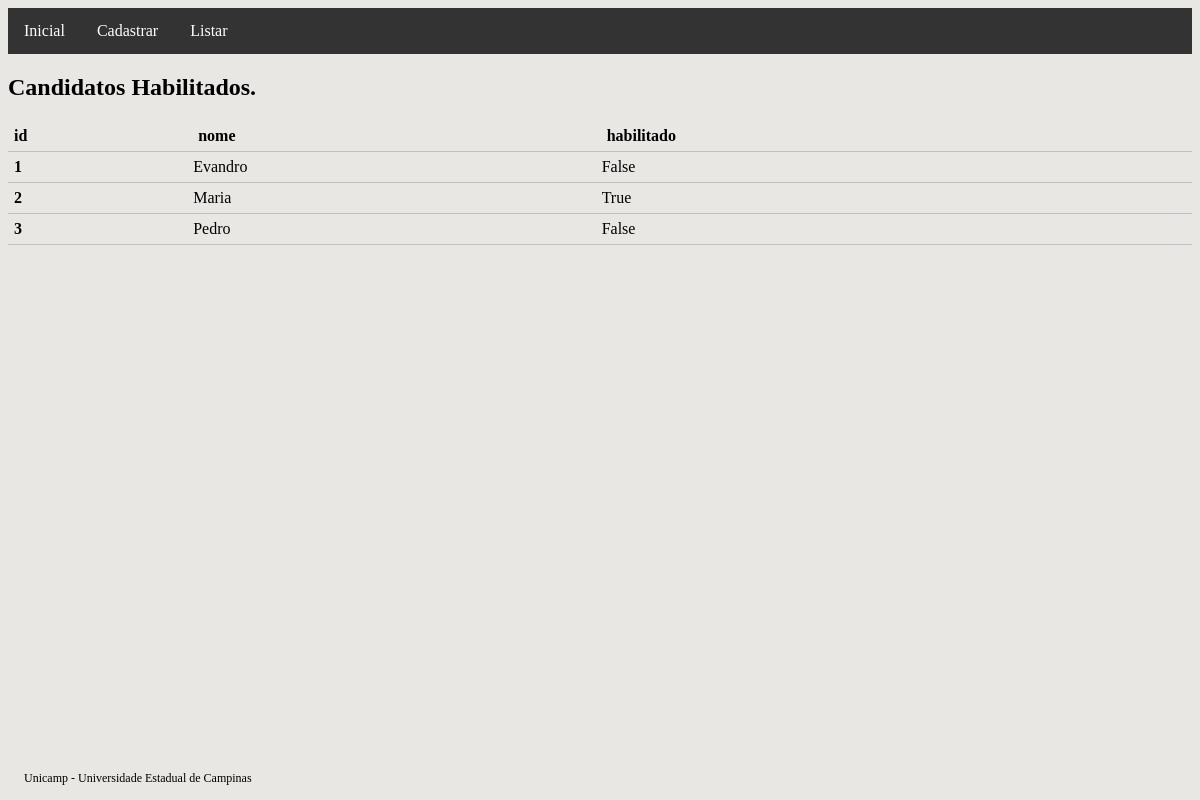
The app's page /habilitados-list with its own data.
### main/models.py (models this page shows, shortened)
class Candidato(models.Model):
    nome = models.CharField(max_length=100, db_index=True, null=False, blank=False)
    habilitado = models.BooleanField(null=True)

### main/views.py (the view)
# urls.py: path('habilitados-list', VerificaHabilitadosList.as_view(),
class VerificaHabilitadosList(ListView):
    template_name = 'habilitados_list.html'
    context_object_name = 'aprovados'
    model = Candidato
    def get_queryset(self):
        queryset = super().get_queryset()
        self.calcula_medias()
        return queryset
    def calcula_medias(self):
        consulta = ConsultaMediasCandidatos()
        resultado = consulta.get_queryset()
        num_medias = defaultdict(int)
        for row in resultado:
            if float(row.media) >= 7.0:
                num_medias[row.candidato] += 1
            else:
                num_medias[row.candidato] = 0
        for candidato, count in num_medias.items():
            if count >= 3:
                Candidato.objects.filter(
                    nome=candidato).update(habilitado=True)
            else:
                Candidato.objects.filter(
                    nome=candidato).update(habilitado=False)
        resultados = defaultdict(dict)
        for row in resultado:
            resultados[row.candidato][row.examinador] = row.media
        print("items: ", resultados)
        for candidato, dicionario in resultados.items():
            resultados[candidato] = dict(
                sorted(dicionario.items(), key=lambda item: item[1], reverse=True))
        print(resultados)
        for candidato, examinadores in resultados.items():
            print(f"Candidato: {candidato}")
            for examinador, media in examinadores.items():
                print(f"Examinador: {examinador} - Média: {media}")

### main/templates/habilitados_list.html (shortened to what this page needs)
{% extends "base.html" %}
{% block conteudo %}
{% if aprovados %}
<h2>Candidatos Habilitados.</h2>
<table class="tabela">
    <thead>
        <tr>
            <th>id</th>
            <th>nome</th>
            <th>habilitado</th>
        </tr>
    </thead>
    <tbody>
        {% for n in aprovados %}
        <tr>
            <th scope="row">{{ n.pk }}</th>
            <td>{{ n.nome }}</td>
            <td>{{ n.habilitado }}</td>
        </tr>
        {% endfor %}
    </tbody>
</table>
{% else %}
<h2>Não há candidatos cadastrados.</h2>
{% endif %}
{% endblock conteudo %}

### static/css/main.css (style rules this page uses)
body { background-color: rgb(233, 231, 228); }
.tabela { border-collapse: collapse; width: 100%; }
.tabela th, tr { padding: 6px; text-align: left; border-bottom: 1px solid #bebec9; }

### records on screen
Candidato: pk "1", nome "Evandro", habilitado "False"
Candidato: pk "2", nome "Maria", habilitado "True"
Candidato: pk "3", nome "Pedro", habilitado "False"
